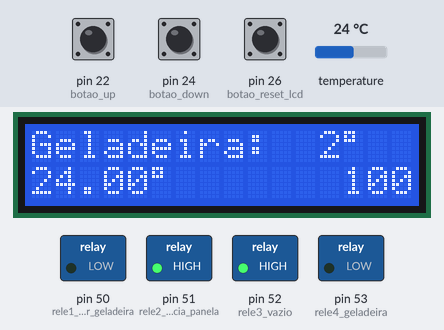
The sketch below on a simulated Arduino Mega 2560, built with avr-gcc and run on an emulated ATmega2560. Parts: 16×2 character LCD, switched loads named in the sketch (green lamp = pin HIGH). The test bench sets the inputs (shaded band); at power-on: pin 26 (botao_reset_lcd) HIGH, temperature 24 °C, pin 22 (botao_up) HIGH, pin 24 (botao_down) HIGH. What the sketch prints to the serial monitor is not drawn.

Above: at 1.5 s.
1.6 s: pin 26 (botao_reset_lcd) pulled LOW for 3.2 s
At 4.8 s:
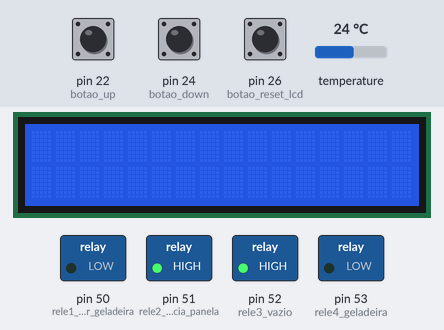
6.3 s: pin 26 (botao_reset_lcd) pulled LOW for 1 s
At 7.8 s:
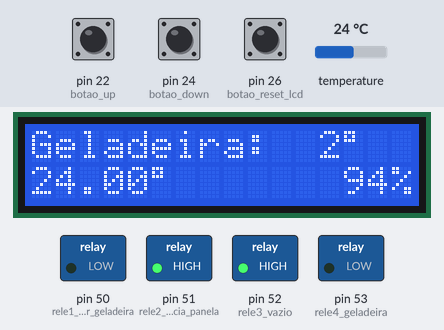
9.5 s: temperature set to 12 °C
At 10.8 s:
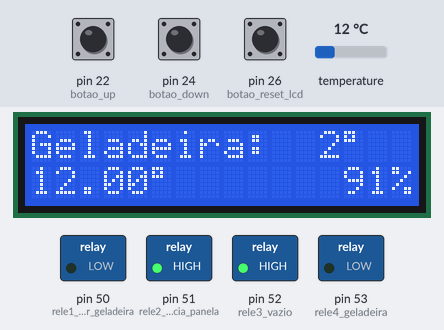
12.5 s: pin 22 (botao_up) pulled LOW for 0.6 s
At 13.6 s:
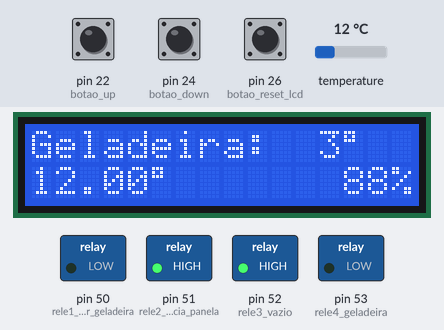
15.4 s: pin 24 (botao_down) pulled LOW for 0.6 s
At 16.7 s:
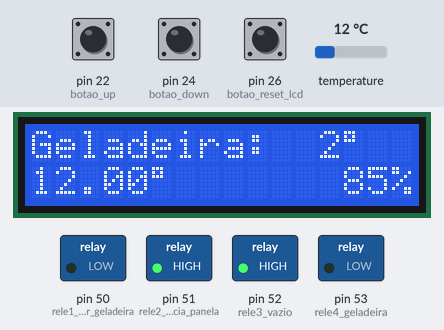
18.4 s: pin 24 (botao_down) pulled LOW for 1 s
At 19.4 s:
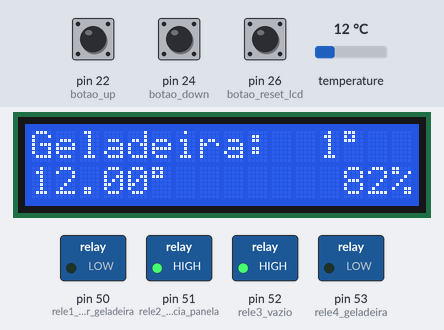
Timing chart, 0 to 21.4 s (numbered marks = the images above; inputs shaded):
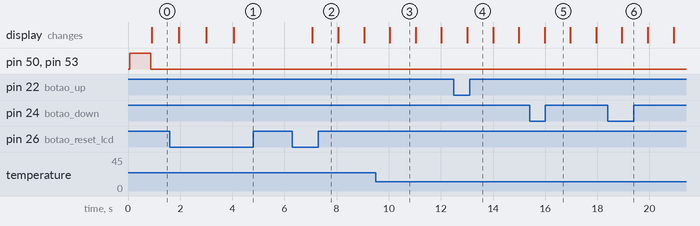

Measured:
- after the input at 1.6 s, the display: changes after 0.35 s (image 1)
- after the input at 6.3 s, the display: changes after 0.78 s (image 2)
- what the display in image 3 shows lasts 1.0 s, from 10.0 s to 11.0 s

The sketch:

geladeira-v01.5-reset-lcd.ino
```cpp
//Programa: Teste de Display LCD 16 x 2
//Autor: FILIPEFLOP

//Carrega a biblioteca LiquidCrystal
#include <LiquidCrystal.h>
#include <OneWire.h>
#include <DallasTemperature.h>

// Porta do pino de sinal do DS18B20
#define ONE_WIRE_BUS 3

// Define uma instancia do oneWire para comunicacao com o sensor
OneWire oneWire(ONE_WIRE_BUS);

DallasTemperature sensors(&oneWire);
DeviceAddress sensor1;

//Define os pinos que serão utilizados para ligação ao display
LiquidCrystal lcd(12, 11, 7, 6, 5, 4);


//Botões de Temperatura
const int botao_up = 22;   // + PINO DIGITAL UTILIZADO PELO PUSH BUTTON - CIMA
const int botao_down = 24; // - PINO DIGITAL UTILIZADO PELO LED - BAIXO

//Botão Reset LCD
const int botao_reset_lcd = 26;

//Status LCD (ON - 1 ou OFF - 0)
int lcd_status = 1;

//Temperatura Configurada pelo usuário
float temp_config = 2;

//Temperatura Sensor Geladeira
float temp_sensor_geladeira = 0;

//Contador Delay Temperatura
int temp_cont_set = 100;
int temp_cont = 0;

//Controle dos Relés
//Porta ligada ao pino IN1 do modulo
int rele1_ventilador_geladeira = 50;
//Porta ligada ao pino IN2 do modulo
int rele2_resistencia_panela = 51;
//Porta ligada ao pino IN3 do modulo
int rele3_vazio = 52;
//Porta ligada ao pino IN4 do modulo
int rele4_geladeira = 53;


void setup()
{
  //Inicia LCD
  reset_lcd();

  //Botão Reset LCD
  pinMode(botao_reset_lcd, INPUT_PULLUP); //DEFINE O PINO COMO ENTRADA / "_PULLUP" É PARA ATIVAR O RESISTOR INTERNO

  //Botões
  pinMode(botao_up, INPUT_PULLUP); //DEFINE O PINO COMO ENTRADA / "_PULLUP" É PARA ATIVAR O RESISTOR INTERNO
  pinMode(botao_down, INPUT_PULLUP); //DEFINE O PINO COMO ENTRADA / "_PULLUP" É PARA ATIVAR O RESISTOR INTERNO

  //Define pinos para o rele como saida
  pinMode(rele1_ventilador_geladeira, OUTPUT);
  pinMode(rele2_resistencia_panela, OUTPUT);
  pinMode(rele3_vazio, OUTPUT);
  pinMode(rele4_geladeira, OUTPUT);

  //Desliga todos os reles
  digitalWrite(rele1_ventilador_geladeira, HIGH);
  digitalWrite(rele2_resistencia_panela, HIGH);
  digitalWrite(rele3_vazio, HIGH);
  digitalWrite(rele4_geladeira, HIGH);


  /* Sensor de Temperatura */
  Serial.begin(9600);
  sensors.begin();
  // Localiza e mostra enderecos dos sensores
  Serial.println("Localizando sensores DS18B20...");
  Serial.print("Foram encontrados ");
  Serial.print(sensors.getDeviceCount(), DEC);
  Serial.println(" sensores.");
  if (!sensors.getAddress(sensor1, 0))
     Serial.println("Sensores nao encontrados !");
  // Mostra o endereco do sensor encontrado no barramento
  Serial.print("Endereco sensor: ");
  mostra_endereco_sensor(sensor1);
  Serial.println();
  Serial.println();

}

void mostra_endereco_sensor(DeviceAddress deviceAddress)
{
  for (uint8_t i = 0; i < 8; i++)
  {
    // Adiciona zeros se necessário
    if (deviceAddress[i] < 16) Serial.print("0");
      Serial.print(deviceAddress[i], HEX);
  }
}

//Reinicializa o LCD
void reset_lcd(){
  //Define o número de colunas e linhas do LCD
  lcd.begin(16, 2);
  lcd.clear(); //Limpa o LCD
}


void loop()
{

  /* Sensor de Temperatura */
  // Le a informacao do sensor
  sensors.requestTemperatures();
  temp_sensor_geladeira = sensors.getTempC(sensor1);

  //Botão Reset Display
  if(digitalRead(botao_reset_lcd) == LOW){ //SE A LEITURA DO PINO FOR IGUAL A LOW, FAZ
      reset_lcd();
  }

  //LIGA / DESLIGA LCD
  if(digitalRead(botao_reset_lcd) == LOW){ //SE A LEITURA DO PINO FOR IGUAL A LOW, FAZ

      if(lcd_status == 1){
        lcd_status = 0;
        lcd.noDisplay();
      }else{
        lcd_status = 1;
        lcd.display();
      }
  }


  //Botões de Temperatura
  if(digitalRead(botao_up) == LOW){ //SE A LEITURA DO PINO FOR IGUAL A LOW, FAZ
      temp_config = temp_config + 1;
  }

  if(digitalRead(botao_down) == LOW){ //SE A LEITURA DO PINO FOR IGUAL A LOW, FAZ
      temp_config = temp_config - 1;
  }

  //Contador Delay Temperatura
  temp_cont = temp_cont -1;

  if(temp_cont<=0){
    // Verifica Temperatura e desliga a geladeira
    //Desliga
    if((temp_sensor_geladeira)<temp_config){
      digitalWrite(rele4_geladeira, HIGH);
      //Liga Ventilador
      digitalWrite(rele1_ventilador_geladeira, HIGH);
    }
    else{
      digitalWrite(rele4_geladeira, LOW);
      //Desliga Ventilador
      digitalWrite(rele1_ventilador_geladeira, LOW);
    }

    //Reseta Delay de Temperatura
    temp_cont = temp_cont_set;

  }


  if(lcd_status == 1){

    //Limpa a tela
    lcd.clear();

    /* Temperatura Atual */
    //Posiciona o cursor na coluna, linha;
    lcd.setCursor(0, 0);
    //Envia o texto entre aspas para o LCD
    lcd.print("Geladeira: ");

    /* Temperatura Configurada */
    lcd.setCursor(12, 0);
    lcd.print(temp_config, 0);
    //Mostra o simbolo do grau formado pelo array
    lcd.write(223);

    //Posiciona o cursor na coluna, linha;
    lcd.setCursor(0, 1);
    //Envia o texto entre aspas para o LCD
    lcd.print(temp_sensor_geladeira, 2);
    //Mostra o simbolo do grau formado pelo array
    lcd.write(223);


    /* Temperatura Configurada */
    lcd.setCursor(13, 1);
    lcd.print(temp_cont);
    lcd.print("%");

  }


  // Mostra dados no serial monitor
  Serial.print("Temperatura Sensor Geladeira: ");
  Serial.println(temp_sensor_geladeira);

  // Mostra dados no serial monitor
  Serial.print("Temperatura Configurada Para Geladeira: ");
  Serial.println(temp_config);


  delay(200);
}
```
